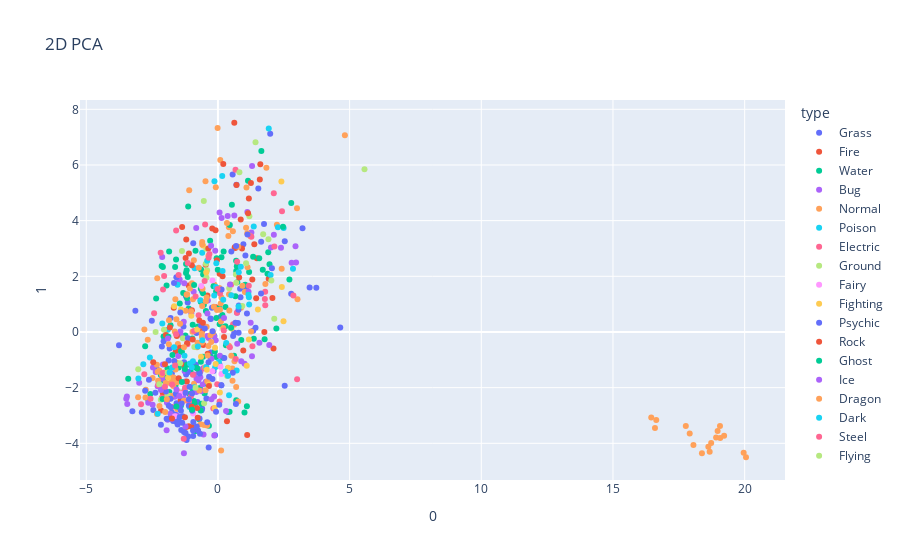

Write notebook code for a chart like this one.
### Code cell
fig = px.scatter(pca, x=0, y=1, color=pokemon_types, labels={'color': 'type'}, hover_name=filenames, title="2D PCA")
fig.show()

### Figure 1 — Plotly figure (JSON) as saved in the notebook; plotly's stock layout.template omitted (floating-point values rounded to 4 significant figures)
{"data": [{"hovertemplate": "<b>%{hovertext}</b><br><br>type=Grass<br>0=%{x}<br>1=%{y}<extra></extra>", "hovertext": ["Bulbasaur", "Ivysaur", "Venusaur", "Oddish", "Gloom", "Vileplume", "Bellsprout", "Weepinbell", "Victreebel", "Exeggcute", "Exeggutor", "Tangela", "Chikorita", "Bayleef", "Meganium", "Bellossom", "Hoppip", "Skiploom", "Jumpluff", "Sunkern", "Sunflora", "Treecko", "Grovyle", "Sceptile", "Seedot", "Nuzleaf", "Shiftry", "Shroomish", "Breloom", "Roselia", "Cacnea", "Cacturne", "Tropius", "Turtwig", "Grotle", "Torterra", "Budew", "Roserade", "Cherubi", "Cherrim-beta", "Cherrim-sunshine", "Cherrim", "Carnivine", "Snover", "Abomasnow", "Tangrowth", "Leafeon", "Shaymin-sky", "Shaymin", "Snivy", "Servine", "Serperior", "Pansage", "Simisage", "Cottonee", "Whimsicott", "Petilil", "Lilligant", "Maractus", "Foongus", "Amoonguss", "Ferroseed", "Ferrothorn", "Virizion"], "legendgroup": "Grass", "marker": {"color": "#636efa", "symbol": "circle"}, "mode": "markers", "name": "Grass", "orientation": "v", "showlegend": true, "type": "scatter", "x": [-1.571, -0.2829, 0.5576, -1.617, -1.208, -0.2268, -1.782, 2.536, 1.339, -0.1657, -0.2692, -0.8337, -1.75, -0.2688, 1.102, -2.035, -1.016, -2.165, -1.072, -0.9409, -2.318, -0.9049, 0.8412, 1.533, -1.584, -2.128, 3.482, -1.393, 0.857, -1.833, 0.3815, -1.213, 0.9656, -0.7754, 1.069, 1.75, -2.453, 0.7924, -1.701, -1.283, -1.342, -0.6176, 0.08443, -0.6086, 0.7027, 1.985, 0.7855, -1.797, -1.53, -2.891, -0.813, 1.641, -3.756, 3.212, -0.6001, 0.6198, -1.753, 2.781, -1.308, -1.19, 2.538, -1.131, 0.1271, -1.148], "xaxis": "x", "y": [-2.557, 0.4872, 5.657, -2.963, -1.527, 0.8749, -1.841, -1.93, 0.04351, -1.399, 0.462, -1.181, -1.495, -0.7405, 0.663, -2.081, -2.625, -3.337, -1.17, -3.74, -1.335, -1.154, 1.552, 5.153, -3.221, -0.5256, 1.599, -3.525, 1.244, -0.5932, -2.879, 1.279, 3.149, -2.52, 1.545, 3.883, -2.802, 0.947, -3.196, -1.092, -3.032, -2.81, 0.5339, 1.473, 5.288, 7.122, -0.0297, 0.502, -3.326, -2.88, -0.04084, 3.242, -0.4788, 3.731, -2.747, -0.02678, -2.892, 1.375, 0.1931, -3.884, 3.259, -3.757, -1.916, 1.061], "yaxis": "y"}, {"hovertemplate": "<b>%{hovertext}</b><br><br>type=Fire<br>0=%{x}<br>1=%{y}<extra></extra>", "hovertext": ["Charmander", "Charmeleon", "Charizard", "Vulpix", "Ninetales", "Growlithe", "Arcanine", "Ponyta", "Rapidash", "Magmar", "Flareon", "Moltres", "Cyndaquil", "Quilava", "Typhlosion", "Slugma", "Magcargo", "Magby", "Entei", "Ho-oh", "Torchic", "Combusken", "Blaziken", "Numel", "Camerupt", "Torkoal", "Chimchar", "Monferno", "Infernape", "Magmortar", "Heatran", "Tepig", "Pignite", "Emboar", "Pansear", "Simisear", "Darumaka", "Darmanitan-zen", "Darmanitan", "Heatmor"], "legendgroup": "Fire", "marker": {"color": "#EF553B", "symbol": "circle"}, "mode": "markers", "name": "Fire", "orientation": "v", "showlegend": true, "type": "scatter", "x": [1.11, 1.763, 0.7046, -1.111, -0.4636, -0.3886, 1.382, -0.6047, 1.481, 0.6605, 0.9619, -1.605, -1.284, -0.07386, -1.359, 0.3436, 1.306, -2.16, -1.227, -0.401, -0.9586, -0.5569, 0.1757, -0.7433, -0.2163, 1.928, -1.416, 2.109, 0.9142, 1.59, -1.101, -1.207, -1.676, 0.6213, -0.9433, 0.6376, -1.105, -2.088, 1.452, 0.8657], "xaxis": "x", "y": [-3.706, -0.004655, 5.279, 1.671, 2.417, -0.7863, 3.154, 0.03423, 2.646, 3.021, -0.662, -0.698, -1.203, 0.892, 3.771, -3.204, 1.885, -2.821, 2.658, 1.309, -3.415, -0.4691, 2.006, -0.4364, 3.717, 1.909, -2.431, -0.5969, 2.996, 5.476, 2.816, -3.414, 0.8734, 7.517, -2.025, 3.047, -3.39, -2.2, 1.21, 4.044], "yaxis": "y"}, {"hovertemplate": "<b>%{hovertext}</b><br><br>type=Water<br>0=%{x}<br>1=%{y}<extra></extra>", "hovertext": ["Squirtle", "Wartortle", "Blastoise", "Psyduck", "Golduck", "Poliwag", "Poliwhirl", "Poliwrath", "Tentacool", "Tentacruel", "Slowpoke", "Slowbro", "Seel", "Dewgong", "Shellder", "Cloyster", "Krabby", "Kingler", "Horsea", "Seadra", "Goldeen", "Seaking", "Staryu", "Starmie", "Magikarp", "Gyarados", "Lapras", "Vaporeon", "Totodile", "Croconaw", "Feraligatr", "Chinchou", "Lanturn", "Marill", "Azumarill", "Politoed", "Wooper", "Quagsire", "Slowking", "Qwilfish", "Corsola", "Remoraid", "Octillery", "Mantine", "Kingdra", "Suicune", "Mudkip", "Marshtomp", "Swampert", "Lotad", "Lombre", "Ludicolo", "Wingull", "Pelipper", "Carvanha", "Sharpedo", "Wailmer", "Wailord", "Barboach", "Whiscash", "Corphish", "Crawdaunt", "Feebas", "Milotic", "Clamperl", "Huntail", "Gorebyss", "Relicanth", "Luvdisc", "Kyogre", "Piplup", "Prinplup", "Empoleon", "Buizel", "Floatzel", "Shellos-east", "Shellos-west", "Shellos", "Gastrodon-east", "Gastrodon-west", "Gastrodon", "Finneon", "Lumineon", "Mantyke", "Palkia", "Phione", "Manaphy", "Oshawott", "Dewott", "Samurott", "Panpour", "Simipour", "Tympole", "Palpitoad", "Seismitoad", "Basculin-blue-striped", "Basculin", "Tirtouga", "Carracosta", "Ducklett", "Swanna", "Frillish", "Jellicent", "Alomomola", "Keldeo-resolute", "Keldeo"], "legendgroup": "Water", "marker": {"color": "#00cc96", "symbol": "circle"}, "mode": "markers", "name": "Water", "orientation": "v", "showlegend": true, "type": "scatter", "x": [-0.6575, -0.6545, -1.129, -0.6247, -0.5672, 0.6945, -2.346, 0.7359, -1.211, 0.6949, 0.886, 1.959, -0.7591, -0.5339, -1.993, 0.6915, -1.337, -0.5622, -0.7159, 0.3797, -0.5674, -0.9727, -2.647, -0.6495, -0.6825, 1.035, 0.7173, 0.3059, -1.071, 0.05261, 1.142, 0.01453, -0.9575, -0.5045, -1.146, 1.362, -0.8895, -1.626, 1.772, -0.7553, -1.486, -1.915, -0.1188, -1.319, 0.06536, 1.184, -0.4049, 0.2855, 0.5298, -1.845, -1.799, 1.568, -1.175, 0.1689, -2.194, -1.236, -1.21, -2.137, 0.01382, -1.95, -2.065, -0.04995, -1.037, 2.219, -0.648, -1.59, 0.611, -2.763, -1.406, 0.1347, -0.9155, -0.0586, 1.882, -1.396, 1.702, -2.169, -0.0717, -1.614, -1.215, 0.2173, -1.109, -3.406, -0.4556, -1.173, 1.336, 1.009, 1.1, -0.8427, -1.726, 2.714, -0.8413, -1.188, -0.3427, -0.2818, 1.649, 0.4409, -0.9706, 0.1839, 1.91, -2.568, -0.1363, 0.6612, 0.284, -1.366, -0.6405, -0.06821], "xaxis": "x", "y": [-2.819, 1.089, 4.509, -2.577, 1.39, -2.451, 1.203, 1.787, 2.116, 2.193, -0.2908, 2.431, 0.1935, 0.9823, -1.656, 2.556, -0.1762, 2.068, -3.134, -1.309, -0.8883, -0.235, -2.436, 1.552, -2.01, 1.701, 2.365, -0.4799, -2.232, 0.8643, 5.434, -1.212, 0.2641, -2.213, 1.979, -0.2391, -2.558, 2.335, -0.2585, -1.333, -1.278, -1.314, -0.6986, 1.404, 0.2736, 2.155, -1.869, 0.2046, 4.568, -2.159, 0.2398, 2.648, -1.175, 0.6127, -1.773, -0.1285, 2.442, 2.369, -1.178, 1.674, -0.1638, 2.651, -1.417, 0.1233, -1.073, 2.606, -0.8573, -0.5083, -2.649, 2.685, -2.477, 0.5045, 2.093, -2.301, 2.238, -1.546, -0.8992, -1.924, 1.336, 2.887, 0.8441, -1.682, 0.7574, 1.209, 2.706, -2.894, -2.67, -3.558, -0.8301, 1.888, -1.278, 2.217, -3.373, -0.8957, 6.503, -2.867, -2.029, -0.9277, 2.863, -2.225, -0.1409, 1.28, 0.8996, -0.7157, 2.247, 1.45], "yaxis": "y"}, {"hovertemplate": "<b>%{hovertext}</b><br><br>type=Bug<br>0=%{x}<br>1=%{y}<extra></extra>", "hovertext": ["Caterpie", "Metapod", "Butterfree", "Weedle", "Kakuna", "Beedrill", "Paras", "Parasect", "Venonat", "Venomoth", "Scyther", "Pinsir", "Ledyba", "Ledian", "Spinarak", "Ariados", "Yanma", "Pineco", "Forretress", "Scizor", "Shuckle", "Heracross", "Wurmple", "Silcoon", "Beautifly", "Cascoon", "Dustox", "Surskit", "Masquerain", "Nincada", "Ninjask", "Shedinja", "Volbeat", "Illumise", "Kricketot", "Kricketune", "Burmy-beta", "Burmy-sandy", "Burmy-trash", "Burmy", "Wormadam-sandy", "Wormadam-trash", "Wormadam", "Mothim", "Combee", "Vespiquen", "Yanmega", "Sewaddle", "Swadloon", "Leavanny", "Venipede", "Whirlipede", "Scolipede", "Dwebble", "Crustle", "Karrablast", "Escavalier", "Joltik", "Galvantula", "Shelmet", "Accelgor", "Durant", "Larvesta", "Volcarona", "Genesect-burn", "Genesect-chill", "Genesect-douse", "Genesect-shock", "Genesect"], "legendgroup": "Bug", "marker": {"color": "#ab63fa", "symbol": "circle"}, "mode": "markers", "name": "Bug", "orientation": "v", "showlegend": true, "type": "scatter", "x": [-1.55, -0.5465, 1.95, -1.948, -1.231, -0.2493, -1.65, 1.243, -0.1417, -1.424, 1.294, -1.278, -0.8125, 1.013, -0.8231, -0.08267, -0.8297, -2.989, -2.116, 1.271, -2.466, 0.7322, -2.219, -1.235, 0.7267, -1.509, -0.4101, 0.3084, -1.297, -0.4608, -0.6248, -0.9046, -0.6681, -0.1432, -0.5808, -1.453, -1.316, -3.456, -2.48, -3.443, -2.363, -0.5577, -2.087, -1.643, -1.766, 0.1384, -1.01, -1.291, -2.647, -1.426, -2.289, -0.3536, 2.123, -1.805, 1.116, -1.911, -0.9217, -1.935, -1.495, -2.116, 0.06258, -1.261, 0.07596, 1.297, 2.014, 2.966, 2.945, 2.798, 2.395], "xaxis": "x", "y": [-3.01, -3.681, -0.4648, -3.53, -3.394, -0.9651, -1.668, 0.3346, -0.143, -0.07799, -0.8697, 1.751, -1.683, -1.138, -2.154, -0.2943, -2.094, -1.826, 2.695, 3.572, -1.276, -0.4197, -1.933, -1.783, 0.6952, -0.8657, -0.1468, -2.838, 0.3682, -1.787, -2.121, -1.532, -1.626, -2.321, -1.885, 1.887, -2.296, -2.32, -2.616, -2.587, -1.438, -1.305, -1.172, -2.331, -3.126, 4.092, 0.6704, -4.353, -2.546, 0.01622, -1.951, -0.2133, 3.495, -2.941, 4.307, -3.155, 1.448, -2.545, 1.774, -1.682, -1.177, -1.408, -0.8563, 5.965, 3.039, 2.495, 3.077, 2.485, 3.028], "yaxis": "y"}, {"hovertemplate": "<b>%{hovertext}</b><br><br>type=Normal<br>0=%{x}<br>1=%{y}<extra></extra>", "hovertext": ["Pidgey", "Pidgeotto", "Pidgeot", "Rattata", "Raticate", "Spearow", "Fearow", "Jigglypuff", "Wigglytuff", "Meowth", "Persian", "Farfetch'd", "Doduo", "Dodrio", "Lickitung", "Chansey", "Kangaskhan", "Tauros", "Ditto", "Eevee", "Porygon", "Snorlax", "Sentret", "Furret", "Hoothoot", "Noctowl", "Igglybuff", "Aipom", "Girafarig", "Dunsparce", "Teddiursa", "Ursaring", "Porygon2", "Stantler", "Smeargle", "Miltank", "Blissey", "Zigzagoon", "Linoone", "Taillow", "Swellow", "Slakoth", "Vigoroth", "Slaking", "Whismur", "Loudred", "Exploud", "Azurill", "Skitty", "Delcatty", "Spinda", "Swablu", "Zangoose", "Castform-rainy", "Castform-snowy", "Castform-sunny", "Castform", "Kecleon", "Starly", "Staravia", "Staraptor", "Bidoof", "Bibarel", "Ambipom", "Buneary", "Lopunny", "Glameow", "Purugly", "Happiny", "Chatot", "Munchlax", "Lickilicky", "Porygon-Z", "Regigigas", "Arceus-bug", "Arceus-dark", "Arceus-dragon", "Arceus-electric", "Arceus-fighting", "Arceus-fire", "Arceus-flying", "Arceus-ghost", "Arceus-grass", "Arceus-ground", "Arceus-ice", "Arceus-normal", "Arceus-poison", "Arceus-psychic", "Arceus-rock", "Arceus-steel", "Arceus-unknown", "Arceus-water", "Arceus", "Patrat", "Watchog", "Lillipup", "Herdier", "Stoutland", "Pidove", "Tranquill", "Unfezant", "Audino", "Minccino", "Cinccino", "Deerling-autumn", "Deerling-summer", "Deerling-winter", "Deerling", "Sawsbuck-autumn", "Sawsbuck-summer", "Sawsbuck-winter", "Sawsbuck", "Bouffalant", "Rufflet", "Braviary", "Meloetta-pirouette", "Meloetta"], "legendgroup": "Normal", "marker": {"color": "#FFA15A", "symbol": "circle"}, "mode": "markers", "name": "Normal", "orientation": "v", "showlegend": true, "type": "scatter", "x": [-1.547, 0.6138, 2.421, -0.4295, 0.4153, -0.5266, 0.4171, -0.6612, 0.1033, 0.55, -1.093, -0.7935, -1.639, -0.3583, 1.802, -0.2858, 1.84, 0.5075, -2.22, -1.688, -3.031, 0.5681, 0.7703, 0.1999, -2.272, -1.859, -2.75, -0.1928, -0.599, -1.726, 0.1207, -0.07998, -0.4131, 0.07736, -0.3624, 0.1135, 0.05342, 0.6285, -0.3925, -0.4077, -0.5969, -0.9073, 0.1339, 0.08912, -1.694, 0.7717, 1.083, -1.551, -1.609, -2.793, -1.583, -1.783, -0.1543, -2.058, -1.522, -1.831, -2.003, -1.066, -2.313, -0.2535, 3.021, 0.5542, 2.239, 0.9298, 0.6921, -0.9662, -0.6057, 1.113, -1.981, -2.739, -1.466, 1.124, -1.806, 1.234, 18.73, 19.06, 18.92, 18.05, 19.96, 20.05, 16.45, 18.97, 18.62, 18.67, 16.59, 0.8795, 17.77, 19.07, 17.91, 16.64, 1.025, 19.22, 18.38, -2.227, -0.4879, -2.284, -0.5846, -0.1298, -1.293, -0.7758, -0.5995, -0.6142, -1.228, -1.169, -2.479, -2.317, -2.665, -2.125, -0.914, -1.617, -0.9473, -2.303, -0.9873, -0.7064, -0.4724, -1.577, -0.6136], "xaxis": "x", "y": [-2.771, 0.256, 2.268, 0.1894, -0.4984, -3.346, 3.763, -3.313, 1.027, -1.308, -0.2792, -0.5526, 0.01832, 2.741, 1.725, -0.12, 5.901, -0.8523, -2.658, -1.634, -2.344, 3.621, -2.497, 0.1471, -1.75, 0.4205, -2.358, -0.02197, 0.9324, -1.715, -4.261, 5.201, -3.362, 0.8, -0.505, 0.3743, 1.584, -1.053, -0.8476, -1.77, 3.231, -1.857, 1.236, 6.181, -1.937, 3.064, 5.193, -1.809, -1.348, 0.08473, -1.098, -2.289, 0.9052, -1.459, -0.4318, -1.516, -2.873, 1.566, -2.947, -0.3615, 1.175, -1.75, 3.855, 1.665, -1.977, 0.01198, -0.1832, 3.545, -1.834, -2.078, -2.163, 2.324, -1.833, 3.437, -3.993, -3.378, -3.793, -4.061, -4.336, -4.5, -3.07, -3.556, -4.126, -4.306, -3.452, 0.8712, -3.375, -3.811, -3.651, -3.159, 1.441, -3.732, -4.357, -1.388, -1.268, -1.432, 1.55, 1.696, -2.471, -0.3866, -0.3613, -0.05543, 0.7617, 1.354, -1.654, -1.179, -0.2813, -1.534, 2.573, 1.177, 1.173, 1.928, 1.752, -2.106, 5.418, 0.4575, -0.3888], "yaxis": "y"}, {"hovertemplate": "<b>%{hovertext}</b><br><br>type=Poison<br>0=%{x}<br>1=%{y}<extra></extra>", "hovertext": ["Ekans", "Arbok", "Nidoran", "Nidorina", "Nidoqueen", "Nidoran", "Nidorino", "Nidoking", "Zubat", "Golbat", "Grimer", "Muk", "Koffing", "Weezing", "Crobat", "Gulpin", "Swalot", "Seviper", "Stunky", "Skuntank", "Skorupi", "Drapion", "Croagunk", "Toxicroak", "Trubbish", "Garbodor"], "legendgroup": "Poison", "marker": {"color": "#19d3f3", "symbol": "circle"}, "mode": "markers", "name": "Poison", "orientation": "v", "showlegend": true, "type": "scatter", "x": [-1.265, -0.5977, -0.8972, 0.7109, 0.8698, -1.74, -0.6662, 2.495, -0.1039, 1.176, -2.583, -0.8837, -1.901, 1.186, -0.442, -3.021, 2.001, 0.1632, 0.03705, -1.533, 0.3152, 2.278, -2.833, 2.85, -1.08, -0.1318], "xaxis": "x", "y": [-2.098, 2.849, -1.982, -1.383, 2.344, -1.279, 1.141, 3.735, -1.271, 1.244, -0.9145, 2.292, 0.07597, 0.9874, -1.261, -1.673, 2.048, 5.6, -1.074, 1.693, -0.3975, 3.766, -1.157, 2.271, -2.692, 5.414], "yaxis": "y"}, {"hovertemplate": "<b>%{hovertext}</b><br><br>type=Electric<br>0=%{x}<br>1=%{y}<extra></extra>", "hovertext": ["Pikachu", "Raichu", "Magnemite", "Magneton", "Voltorb", "Electrode", "Electabuzz", "Jolteon", "Zapdos", "Pichu-beta", "Pichu-spiky-eared", "Pichu", "Mareep", "Flaaffy", "Ampharos", "Elekid", "Raikou", "Electrike", "Manectric", "Plusle", "Minun", "Shinx", "Luxio", "Luxray", "Pachirisu", "Magnezone", "Electivire", "Rotom-fan", "Rotom-frost", "Rotom-heat", "Rotom-mow", "Rotom-wash", "Rotom", "Blitzle", "Zebstrika", "Emolga", "Tynamo", "Eelektrik", "Eelektross", "Thundurus-therian", "Thundurus"], "legendgroup": "Electric", "marker": {"color": "#FF6692", "symbol": "circle"}, "mode": "markers", "name": "Electric", "orientation": "v", "showlegend": true, "type": "scatter", "x": [-1.028, 0.2231, 0.06288, 1.31, -1.298, -1.016, 0.5006, 0.6789, 0.7206, -2.128, -1.739, -2.559, -0.6643, -0.7224, 1.797, -1.249, 1.794, -2.097, 1.782, -2.796, -0.1751, -1.101, -2.424, 1.27, -1.157, -0.8495, 0.6674, 0.5764, -0.4864, 0.4543, 3.006, 0.08159, -2.272, -0.9062, 2.865, -0.02643, -1.275, -0.7341, 2.121, 2.143, 1.173], "xaxis": "x", "y": [-2.32, 0.05635, -2.497, -0.5091, -3.835, 0.7667, 1.7, -0.969, 0.689, -2.359, -2.697, -2.403, -1.415, -1.445, 0.9588, -2.003, 1.45, -1.473, 1.183, -1.516, -2.748, -2.498, 0.673, 3.423, -0.4416, 1.276, 5.826, 0.2756, 3.862, -0.5493, -1.7, 1.381, -1.906, 0.03884, 1.313, -1.879, -2.142, 0.6046, 4.98, 3.074, 1.661], "yaxis": "y"}, {"hovertemplate": "<b>%{hovertext}</b><br><br>type=Ground<br>0=%{x}<br>1=%{y}<extra></extra>", "hovertext": ["Sandshrew", "Sandslash", "Diglett", "Dugtrio", "Cubone", "Marowak", "Rhyhorn", "Rhydon", "Gligar", "Phanpy", "Donphan", "Trapinch", "Vibrava", "Flygon", "Baltoy", "Claydol", "Groudon", "Hippopotas", "Hippowdon", "Rhyperior", "Gliscor", "Drilbur", "Excadrill", "Sandile", "Krokorok", "Krookodile", "Stunfisk", "Golett", "Golurk", "Landorus-therian", "Landorus"], "legendgroup": "Ground", "marker": {"color": "#B6E880", "symbol": "circle"}, "mode": "markers", "name": "Ground", "orientation": "v", "showlegend": true, "type": "scatter", "x": [-2.168, -1.328, -2.228, -1.435, -3.026, -1.376, -0.4573, 1.193, 0.9257, -0.8492, -0.4367, -1.906, 0.3515, 2.028, -1.918, -0.4423, 5.565, -2.366, 1.718, 1.427, -1.366, -0.8962, -0.5371, -0.5252, 0.4284, 0.816, -2.048, 0.6945, 1.918, -0.4133, 0.6842], "xaxis": "x", "y": [-2.438, -0.2281, -1.875, -1.123, -1.336, -0.5782, 2.454, 4.157, 0.9356, -2.006, 1.956, -1.456, -1.581, 1.849, -2.273, 2.991, 5.844, -0.0007749, 3.512, 6.819, 2.91, -0.5376, 4.707, -2.559, 1.575, 5.737, 0.0759, 1.771, 3.336, 2.217, 2.064], "yaxis": "y"}, {"hovertemplate": "<b>%{hovertext}</b><br><br>type=Fairy<br>0=%{x}<br>1=%{y}<extra></extra>", "hovertext": ["Clefairy", "Clefable", "Cleffa", "Togepi", "Togetic", "Snubbull", "Granbull", "Togekiss"], "legendgroup": "Fairy", "marker": {"color": "#FF97FF", "symbol": "circle"}, "mode": "markers", "name": "Fairy", "orientation": "v", "showlegend": true, "type": "scatter", "x": [0.134, -0.2061, -0.9405, -1.632, -1.414, -0.2102, -0.6311, 0.09629], "xaxis": "x", "y": [-1.511, 1.853, -2.925, -3.029, -2.219, -1.412, 1.655, -1.252], "yaxis": "y"}, {"hovertemplate": "<b>%{hovertext}</b><br><br>type=Fighting<br>0=%{x}<br>1=%{y}<extra></extra>", "hovertext": ["Mankey", "Primeape", "Machop", "Machoke", "Machamp", "Hitmonlee", "Hitmonchan", "Tyrogue", "Hitmontop", "Makuhita", "Hariyama", "Meditite", "Medicham", "Riolu", "Lucario", "Timburr", "Gurdurr", "Conkeldurr", "Throh", "Sawk", "Mienfoo", "Mienshao"], "legendgroup": "Fighting", "marker": {"color": "#FECB52", "symbol": "circle"}, "mode": "markers", "name": "Fighting", "orientation": "v", "showlegend": true, "type": "scatter", "x": [-0.7841, -0.4442, -0.1098, -1.662, 2.427, -0.08431, 1.094, -1.893, 0.3831, 1.175, 2.41, -0.1236, -0.6417, -0.4232, 1.518, 0.07399, -1.01, -0.5654, -1.402, 2.49, -0.3443, 0.5161], "xaxis": "x", "y": [0.08966, 2.138, -0.5681, 0.9207, 1.619, -1.147, -1.212, -1.643, -1.285, -0.2707, 5.403, -2.733, -0.892, -1.354, 0.8045, -2.173, 0.5851, 3.108, 0.8051, 0.3899, -1.885, 0.1256], "yaxis": "y"}, {"hovertemplate": "<b>%{hovertext}</b><br><br>type=Psychic<br>0=%{x}<br>1=%{y}<extra></extra>", "hovertext": ["Abra", "Kadabra", "Alakazam", "Drowzee", "Hypno", "Mr. Mime", "Mewtwo", "Mew", "Natu", "Xatu", "Espeon", "Unown-a", "Unown-b", "Unown-c", "Unown-d", "Unown-exclamation", "Unown-e", "Unown-f", "Unown-g", "Unown-h", "Unown-i", "Unown-j", "Unown-k", "Unown-l", "Unown-m", "Unown-n", "Unown-o", "Unown-p", "Unown-question", "Unown-q", "Unown-r", "Unown-s", "Unown-t", "Unown-u", "Unown-v", "Unown-w", "Unown-x", "Unown-y", "Unown-z", "Unown", "Wobbuffet", "Lugia", "Celebi", "Ralts", "Kirlia", "Gardevoir", "Spoink", "Grumpig", "Chimecho", "Wynaut", "Deoxys-attack", "Deoxys-defense", "Deoxys-speed", "Deoxys", "Chingling", "Mime Jr.", "Gallade", "Uxie", "Mesprit", "Azelf", "Cresselia", "Victini", "Munna", "Musharna", "Woobat", "Swoobat", "Sigilyph", "Gothita", "Gothorita", "Gothitelle", "Solosis", "Duosion", "Reuniclus", "Elgyem", "Beheeyem"], "legendgroup": "Psychic", "marker": {"color": "#636efa", "symbol": "circle"}, "mode": "markers", "name": "Psychic", "orientation": "v", "showlegend": true, "type": "scatter", "x": [-0.3357, -0.9383, 1.122, -0.6395, 0.7795, 1.637, 0.7598, -1.973, -0.681, -0.2033, 0.5775, -0.1099, -1.357, -1.288, -1.948, -0.6994, -1.405, -1.106, -0.4061, -1.478, -1.23, -1.856, -1.6, -0.7539, -2.763, -0.9819, -1.231, -0.4364, -1.509, -0.2073, -1.863, 0.04967, -1.785, -2.376, -1.451, 0.6832, -0.07199, -0.946, -0.9758, -0.8035, -2.51, -1.667, -0.9339, -1.103, -0.3557, 1.428, -1.798, 0.509, -1.13, -2.619, 4.645, 3.736, 0.664, 2.05, -0.3518, -0.7048, 0.5644, 0.13, -3.135, -0.6951, 1.043, 0.2414, -1.379, 0.6905, -1.873, -1.427, -1.578, -1.442, -2.062, 0.1382, -3.249, -1.661, -1.138, -1.076, -0.499], "xaxis": "x", "y": [-1.606, 3.188, 3.502, 0.2285, 0.7975, 1.382, 0.3217, -2.139, -3.654, 0.02287, -0.1432, -3.71, -3.263, -3.598, -3.12, -3.108, -2.83, -2.416, -3.245, -2.648, -2.183, -3.114, -2.222, -3.541, -2.11, -2.207, -3.627, -2.391, -3.204, -1.687, -2.646, -2.612, -2.705, -2.184, -3.06, -2.591, -2.866, -3.538, -2.831, -3.397, 0.3994, 1.763, -3.237, -2.641, -1.088, 0.1553, -2.399, 2.895, -1.434, -1.717, 0.1645, 1.589, 0.3311, 2.29, -4.15, -1.436, -1.467, -1.913, 0.7593, -1.493, 2.747, -0.9375, -2.566, 3.085, -1.028, 0.6963, 1.971, -2.732, -0.334, 1.525, -2.847, -1.047, -0.2226, -1.968, 0.1226], "yaxis": "y"}, {"hovertemplate": "<b>%{hovertext}</b><br><br>type=Rock<br>0=%{x}<br>1=%{y}<extra></extra>", "hovertext": ["Geodude", "Graveler", "Golem", "Onix", "Omanyte", "Omastar", "Kabuto", "Kabutops", "Aerodactyl", "Sudowoodo", "Larvitar", "Pupitar", "Tyranitar", "Nosepass", "Lunatone", "Solrock", "Lileep", "Cradily", "Anorith", "Armaldo", "Regirock", "Cranidos", "Rampardos", "Shieldon", "Bastiodon", "Bonsly", "Probopass", "Roggenrola", "Boldore", "Gigalith", "Archen", "Archeops", "Terrakion"], "legendgroup": "Rock", "marker": {"color": "#EF553B", "symbol": "circle"}, "mode": "markers", "name": "Rock", "orientation": "v", "showlegend": true, "type": "scatter", "x": [-1.439, -1.561, -0.09029, 0.06502, -0.7688, 0.232, -1.744, -0.9906, -0.3649, -0.3417, -1.181, -2.011, 2.069, -1.171, -0.9583, -2.456, -0.5701, -0.9904, -1.49, 0.2028, -0.03747, -1.977, -1.203, -0.7916, 1.253, -0.9921, 1.144, -1.252, 0.8057, 1.61, -1.825, -0.7067, 1.174], "xaxis": "x", "y": [-0.5625, -0.1471, 3.656, 2.091, -3.085, -0.1845, -3.106, 2.4, 3.002, -1.944, -1.782, -1.161, 1.224, -0.4026, -0.2696, -1.089, 0.3338, 0.7827, -1.666, 6.032, 2.579, -0.1072, 3.321, -2.727, 5.354, -2.689, 4.266, -3.063, 1.953, 6.026, 0.1579, 0.4101, 4.795], "yaxis": "y"}, {"hovertemplate": "<b>%{hovertext}</b><br><br>type=Ghost<br>0=%{x}<br>1=%{y}<extra></extra>", "hovertext": ["Gastly", "Haunter", "Gengar", "Misdreavus", "Shuppet", "Banette", "Duskull", "Dusclops", "Drifloon", "Drifblim", "Mismagius", "Spiritomb", "Dusknoir", "Giratina-origin", "Giratina", "Yamask", "Cofagrigus", "Litwick", "Lampent", "Chandelure"], "legendgroup": "Ghost", "marker": {"color": "#00cc96", "symbol": "circle"}, "mode": "markers", "name": "Ghost", "orientation": "v", "showlegend": true, "type": "scatter", "x": [-1.88, -1.449, -0.8512, -1.253, -1.37, 0.4978, -1.578, -0.2959, -0.7868, -0.1681, -0.006592, -0.9044, 0.4521, 2.783, 2.47, -0.9836, -2.09, -2.103, -1.403, -1.853], "xaxis": "x", "y": [-0.1742, 1.02, 2.918, -1.333, -1.797, 0.1547, -2.673, 3.278, -1.308, 1.647, 2.239, 1.69, 3.842, 4.634, 3.784, -2.794, 2.331, -2.411, -0.6952, 2.887], "yaxis": "y"}, {"hovertemplate": "<b>%{hovertext}</b><br><br>type=Ice<br>0=%{x}<br>1=%{y}<extra></extra>", "hovertext": ["Jynx", "Articuno", "Swinub", "Piloswine", "Delibird", "Smoochum", "Snorunt", "Glalie", "Spheal", "Sealeo", "Walrein", "Regice", "Glaceon", "Mamoswine", "Froslass", "Vanillite", "Vanillish", "Vanilluxe", "Cubchoo", "Beartic", "Cryogonal"], "legendgroup": "Ice", "marker": {"color": "#ab63fa", "symbol": "circle"}, "mode": "markers", "name": "Ice", "orientation": "v", "showlegend": true, "type": "scatter", "x": [-0.2594, -0.1025, -1.573, 1.163, 0.8862, -0.1389, -3.481, 0.457, -1.467, 1.575, 0.6215, -0.8246, -0.3819, 0.06138, -1.9, -2.164, -0.7393, -0.398, -0.2475, 0.2315, 0.3697], "xaxis": "x", "y": [3.094, 2.915, -2.064, 1.443, -1.053, -3.72, -2.397, 1.708, -2.3, -0.3833, 4.181, 3.734, 1.127, 4.295, -0.2326, -2.084, -1.737, 0.6635, -2.42, 0.4983, 4.171], "yaxis": "y"}, {"hovertemplate": "<b>%{hovertext}</b><br><br>type=Dragon<br>0=%{x}<br>1=%{y}<extra></extra>", "hovertext": ["Dratini", "Dragonair", "Dragonite", "Altaria", "Bagon", "Shelgon", "Salamence", "Latias", "Latios", "Rayquaza", "Gible", "Gabite", "Garchomp", "Axew", "Fraxure", "Haxorus", "Druddigon", "Reshiram", "Zekrom", "Kyurem-black", "Kyurem-white", "Kyurem"], "legendgroup": "Dragon", "marker": {"color": "#FFA15A", "symbol": "circle"}, "mode": "markers", "name": "Dragon", "orientation": "v", "showlegend": true, "type": "scatter", "x": [-0.4698, -0.03702, 1.068, 0.4319, -1.862, -1.439, 0.3965, -0.4265, -1.191, -0.4622, -1.291, -0.7269, 0.3428, -1.939, -0.597, 3.002, -0.01192, 0.4217, 4.821, -1.091, 1.259, -1.019], "xaxis": "x", "y": [-2.095, 0.7929, 3.743, 0.7756, -0.4442, 0.2981, 3.449, 1.24, 1.34, 1.102, -0.5516, 2.308, 3.918, -2.415, 3.143, 4.441, 7.324, 1.357, 7.068, 5.093, 0.01418, 0.7412], "yaxis": "y"}, {"hovertemplate": "<b>%{hovertext}</b><br><br>type=Dark<br>0=%{x}<br>1=%{y}<extra></extra>", "hovertext": ["Umbreon", "Murkrow", "Sneasel", "Houndour", "Houndoom", "Poochyena", "Mightyena", "Sableye", "Absol", "Honchkrow", "Weavile", "Darkrai", "Purrloin", "Liepard", "Scraggy", "Scrafty", "Zorua", "Zoroark", "Pawniard", "Bisharp", "Vullaby", "Mandibuzz", "Deino", "Zweilous", "Hydreigon"], "legendgroup": "Dark", "marker": {"color": "#19d3f3", "symbol": "circle"}, "mode": "markers", "name": "Dark", "orientation": "v", "showlegend": true, "type": "scatter", "x": [-0.5927, -1.834, -0.7605, -0.9492, -0.1399, -1.27, 1.158, -1.063, 0.7842, 0.5064, -0.07666, -0.4067, -2.112, 0.1767, -2.287, 0.2009, -1.663, 1.929, 0.3823, 0.2813, 0.4234, -0.06129, -0.995, 0.7917, 1.36], "xaxis": "x", "y": [-0.2972, -1.458, -0.5209, -1.053, 1.315, -0.8545, 1.335, -1.136, 0.9195, 1.321, 1.619, 2.556, 0.3046, 2.189, -2.938, 1.159, -0.5441, 7.312, -1.57, -1.418, -2.27, 2.467, -1.269, 2.15, 3.793], "yaxis": "y"}, {"hovertemplate": "<b>%{hovertext}</b><br><br>type=Steel<br>0=%{x}<br>1=%{y}<extra></extra>", "hovertext": ["Steelix", "Skarmory", "Mawile", "Aron", "Lairon", "Aggron", "Beldum", "Metang", "Metagross", "Registeel", "Jirachi", "Bronzor", "Bronzong", "Dialga", "Klink", "Klang", "Klinklang", "Cobalion"], "legendgroup": "Steel", "marker": {"color": "#FF6692", "symbol": "circle"}, "mode": "markers", "name": "Steel", "orientation": "v", "showlegend": true, "type": "scatter", "x": [-2.174, -0.01405, -1.59, -2.01, -0.5056, 2.433, -1.742, -0.3531, -1.147, 0.7291, -0.9498, -2.919, -2.084, -1.587, -1.626, -2.044, -0.3216, -1.494], "xaxis": "x", "y": [2.849, 1.544, -0.08222, -1.97, 1.829, 4.333, -1.886, 2.663, 2.483, 2.525, -1.539, -2.598, 1.527, 3.642, -1.203, 2.013, 2.802, 2.043], "yaxis": "y"}, {"hovertemplate": "<b>%{hovertext}</b><br><br>type=Flying<br>0=%{x}<br>1=%{y}<extra></extra>", "hovertext": ["Tornadus-therian", "Tornadus"], "legendgroup": "Flying", "marker": {"color": "#B6E880", "symbol": "circle"}, "mode": "markers", "name": "Flying", "orientation": "v", "showlegend": true, "type": "scatter", "x": [2.139, 1.068], "xaxis": "x", "y": [0.4778, 2.471], "yaxis": "y"}], "layout": {"legend": {"title": {"text": "type"}, "tracegroupgap": 0}, "title": {"text": "2D PCA"}, "xaxis": {"anchor": "y", "domain": [0, 1], "title": {"text": "0"}}, "yaxis": {"anchor": "x", "domain": [0, 1], "title": {"text": "1"}}}}
